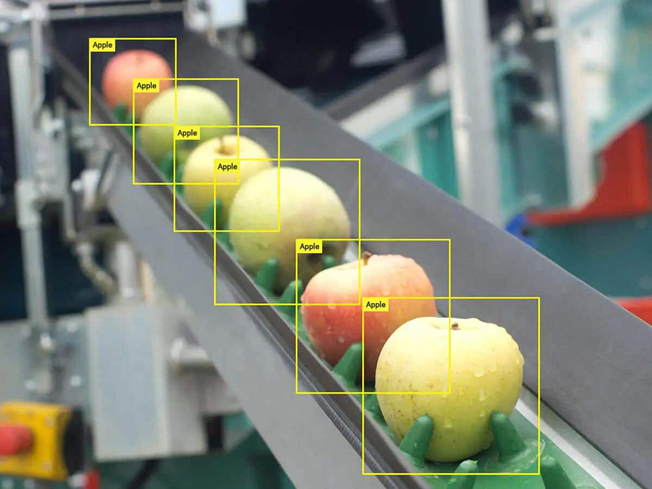
#> input picture week02/sample_data/apple.png, 652 x 489 px
$ python week02.py
#> lines starting #> are read from the running program, lines starting #| are printed output that depends on the picture
"""
Name: Pham Tuan Anh
Class: K63-K2
MSSV: 18020116

You should understand the code you write.
"""

import numpy as np
import cv2
import sys


def q_0(input_file, output_file, delay=1):
    """

    :param input_file:
    :param output_file:
    :param delay:
    :return:
    """
#> called with input_file = './sample_data/apple.png', output_file = './result/test_apple.png', delay = 1000
    img = cv2.imread(input_file, cv2.IMREAD_COLOR)
#> img is the input picture: shape (489, 652, 3); mean B, G, R 116.5, 131.4, 127.7

    if img is None:
        sys.exit("Could not read the image")

    cv2.imshow('Apple image', img)
    cv2.waitKey(delay)

    cv2.imwrite(output_file, img)

"""
c2.waitKey(a) sẽ đợi trong một khoảng thời gian ít nhất a (ms).
Trong khoảng thời gian đó nếu người dùng nhấn phím bất kỳ, chương trình sẽ dừng;
nếu không, chương trình sẽ tiếp tục chạy ít nhất cho đến khi hết a (ms).
Tham khảo: https://web.archive.org/web/20120122022754/http://opencv.willowgarage.com/wiki/documentation/c/highgui/WaitKey
"""

def q_1(input_file):
    """
        imread() -> Order: BRG (Blue, Green, Red)
    """
#> called with input_file = './sample_data/chromatic_aberration.png'
    img1 = cv2.imread(input_file, cv2.IMREAD_COLOR)
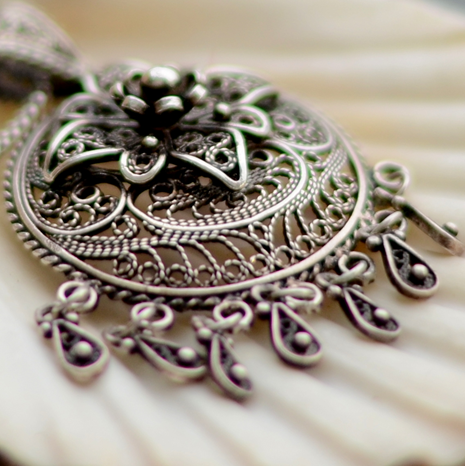
#> input picture week02/sample_data/chromatic_aberration.png, 465 x 468 px
#> img1 is the input picture: shape (468, 465, 3); mean B, G, R 139.2, 152.2, 161.6

    if img1 is None:
        sys.exit("Could not read the image")

    (height, width, depth) = img1.shape
#> height = 468; width = 465; depth = 3
    print("height={}, width={}, depth={}".format(height, width, depth))
#| height=468, width=465, depth=3

    yCrCbImg = cv2.cvtColor(img1, cv2.COLOR_BGR2YCR_CB)
#> yCrCbImg: shape (468, 465, 3); mean of channels 0, 1, 2 153.5, 133.8, 119.9

    avgY = np.mean(yCrCbImg[:, : , 0])
#> avgY = 153.5
    avgCr = np.mean(yCrCbImg[:, :, 1])
#> avgCr = 133.8
    avgCb = np.mean(yCrCbImg[:, : , 2])
#> avgCb = 119.9

    print("YCrCb")
    print("Average of Y: %.2f" % avgY)
#| Average of Y: 153.54
    print("Average of Cr: %.2f" % avgCr)
#| Average of Cr: 133.80
    print("Average of Cb: %.2f" % avgCb)
#| Average of Cb: 119.89

    rgbImg = cv2.cvtColor(img1, cv2.COLOR_BGR2RGB)

    avgR = np.mean(rgbImg[:, :, 0])
#> avgR = 161.6
    avgG = np.mean(rgbImg[:, :, 1])
#> avgG = 152.2
    avgB = np.mean(rgbImg[:, :, 2])
#> avgB = 139.2

    print("RGB")
    print("Average of R: %.2f" % avgR)
#| Average of R: 161.63
    print("Average of G: %.2f" % avgG)
#| Average of G: 152.19
    print("Average of B: %.2f" % avgB)
#| Average of B: 139.18

def q_2(input_file):
#> called with input_file = './sample_data/apple.png'
    img2 = cv2.imread(input_file, cv2.IMREAD_COLOR)

    if img2 is None:
        sys.exit("Could not read the image")

    clear_apple = img2[297:471, 363:539]
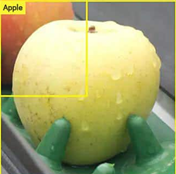
#> clear_apple: shape (174, 176, 3); mean B, G, R 107.8, 163.7, 164.1
    cv2.imshow("Clear apple", clear_apple)
    cv2.imwrite("./result/clear_apple.png", clear_apple)

    blurred_apple = img2[39:127, 90:176]
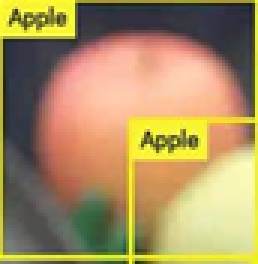
#> blurred_apple: shape (88, 86, 3) (shown 3 times larger); mean B, G, R 96.8, 144.1, 169
    cv2.imshow("Blurred apple", blurred_apple)
    cv2.imwrite("./result/blurred_apple.png", blurred_apple)
    cv2.waitKey(0)

if __name__ == "__main__":

    q_0('./sample_data/apple.png', './result/test_apple.png', 1000)
    q_1('./sample_data/chromatic_aberration.png')
    q_2("./sample_data/apple.png")
